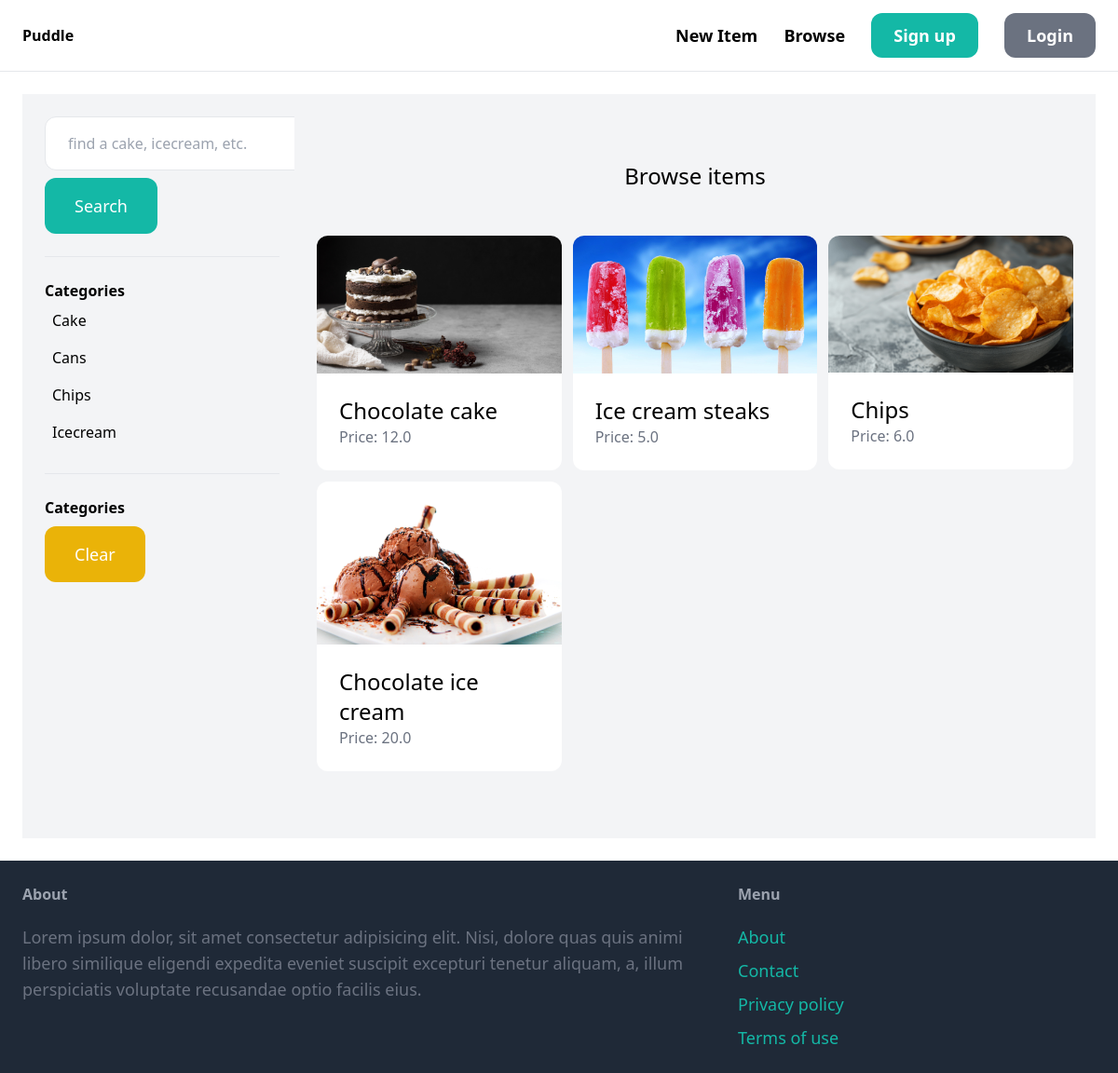
The app's page /items/ with its own data.
### items/models.py (models this page shows, shortened)
class Category(models.Model):
    name = models.CharField(max_length=255)
    class Meta:
        verbose_name_plural = 'Categories'
        ordering = ('name',)

class Item(models.Model):
    name = models.CharField(max_length=255)
    description = models.TextField(null=True, blank=True)
    price = models.FloatField()
    is_sold = models.BooleanField(default=False)
    created_at = models.DateTimeField(auto_now_add=True)
    created_by = models.ForeignKey(User, related_name='items', on_delete=models.CASCADE)
    category = models.ForeignKey(Category, related_name='items', on_delete=models.CASCADE)
    image = models.ImageField(upload_to='item_images', blank=True, null=True)

### items/views.py (the view)
# urls.py: path('', views.browse, name='browse'),
def browse(request):
    query = request.GET.get('query', '')
    category_id = request.GET.get('category', 0)
    categories = Category.objects.all()
    items = Item.objects.filter(is_sold=False)
    if category_id:
        items = items.filter(category_id=category_id)
    if query:
        items = items.filter(Q(name__icontains=query) | Q(description__icontains=query))
    return render(request, 'items/browse.html', {
        'items': items,
        'query':query,
        'categories': categories,
        'category_id': int(category_id)
    })

### items/templates/items/browse.html (shortened to what this page needs)
{% extends 'core/base.html' %}
{% block content %}
    <div class="pb-6 grid grid-cols-4 gap-4 bg-gray-100">
        <div class="col-span-1 pt-6 pl-6">
            <form action="{% url 'items:browse' %}" method="get">
                <input type="text" name="query" class="2-full py-4 px-6 border rounded-xl" value="{{ query }}" placeholder="find a cake, icecream, etc.">
                <button class="mt-2 py-4 px-8 text-lg bg-teal-500 text-white rounded-xl">Search</button>
            </form>
            <hr class="my-6">
            <p class="font-semibold">Categories</p>
            <ul>
                {% for category in categories %}
                    <li class="py-2 px-2 rounded-xl{% if category.id == category_id %} bg-gray-200{% endif %}">
                        <a href="{% url 'items:browse' %}?query={{ query }}&category={{ category.id }}">{{ category.name }}</a>
                    </li>
                {% endfor %}
            </ul>
            <hr class="my-6">
            <p class="font-semibold">Categories</p>
            <ul>
                <li><a href="{% url 'items:browse' %}" class="mt-2 py-4 px-8 inline-block bg-yellow-500 text-lg rounded-xl text-white">Clear</a></li>
            </ul>
        </div>
        <div class="col-span-3">
            <div class="mt-6 px-6 py-12 bg-gray-100 round-xl">
                <h2 class="mb-12 text-2xl text-center">Browse items</h2>
                    <div class="grid grid-cols-3 gap-3">
                        {% for item in items %}
                            <div>
                                <a href="{% url 'items:details' item.id %}">
                                    <div>
                                        <img src="{{ item.image.url }}" alt="item image" class="rounded-t-xl">
                                    </div>
                                    <div class="p-6 bg-white rounded-b-xl">
                                        <h2 class="text-2xl">{{ item.name }}</h2>
                                        <p class="text-gray-500">Price: {{ item.price }}</p>
                                    </div>
                                </a>
                            </div>
                        {% endfor %}
                    </div>
            </div>
        </div>
    </div>
{% endblock %}

### records on screen
Category: name "Cake"
Category: name "Cans"
Category: name "Chips"
Category: name "Icecream"
Item: image (picture), name "Chocolate cake", price "12.0"
Item: image (picture), name "Ice cream steaks", price "5.0"
Item: image (picture), name "Chips", price "6.0"
Item: image (picture), name "Chocolate ice cream", price "20.0"
